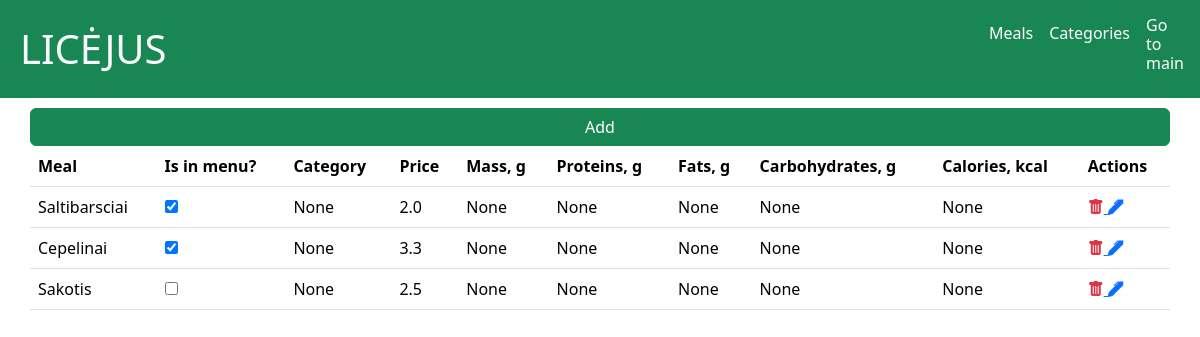
The app's page /staff (signed in), older data.
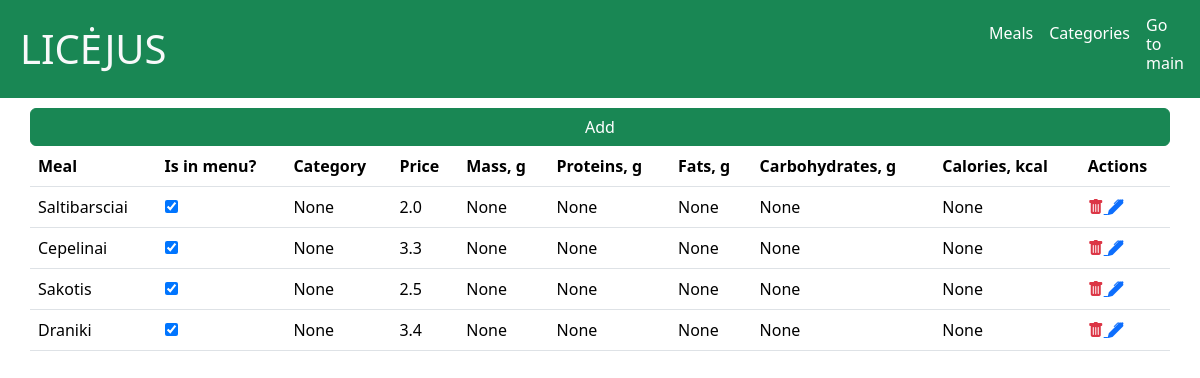
The same page, newer data.
### menu/models.py (models this page shows, shortened)
class Meal(models.Model):
    name = models.CharField(max_length=255)
    description = models.TextField(null=True, blank=True)
    price = models.FloatField()
    in_menu = models.BooleanField()
    is_vegan = models.BooleanField()
    calories = models.FloatField(null=True, blank=True)
    proteins = models.FloatField(null=True, blank=True)
    fats = models.FloatField(null=True, blank=True)
    carbohydrates = models.FloatField(null=True, blank=True)
    mass = models.FloatField(null=True, blank=True)
    category = models.ForeignKey(MealCategory, on_delete=models.CASCADE, to_field="name", null=True)

### menu/staff_views.py (the view)
# urls.py: path('staff', staff_meals, name='staff'),
def staff_meals(request):
    meals = Meal.objects.all().values()
    template = loader.get_template('staff_meals.html')
    context = {
        'meals': meals
    }
    return HttpResponse(template.render(context, request))

### menu/templates/staff_meals.html (shortened to what this page needs)
{% extends "staff_master.html" %}
{% block content %}
    {% load static %}
    {% if user.is_authenticated and user.is_staff %}
    <div class="container mt-4">
        <div class="row d-flex align-items-center justify-content-center">
            <table class="table">
                <a type="button" class="btn btn-success" href="staff/meal/add/">Add</a>
                <thead>
                <tr>
                    <th>Meal</th>
                    <th>Is in menu?</th>
                    <th>Category</th>
                    <th>Price</th>
                    <th>Mass, g</th>
                    <th>Proteins, g</th>
                    <th>Fats, g</th>
                    <th>Carbohydrates, g</th>
                    <th>Calories, kcal</th>
                    <th>Actions</th>
                </tr>
                </thead>
                <tbody>
                {% for x in meals %}
                <tr>
                    <td>{{ x.name }}</td>
                    <td><input type="checkbox" class="task-checkbox me-2" data-task-id="{{ x.id }}" {% if x.in_menu %}checked{% endif %}></td>
                    <td>{{ x.category_id }}</td>
                    <td>{{ x.price }}</td>
                    <td>{{ x.mass }}</td>
                    <td>{{ x.proteins }}</td>
                    <td>{{ x.fats }}</td>
                    <td>{{ x.carbohydrates }}</td>
                    <td>{{ x.calories }}</td>
                    <td>
                        <a href="#" class="delete-meal" data-id="{{ x.id }}">
                            <i class="bi bi-trash-fill text-danger fw-bold"></i>
                        </a>
                        <a href="staff/meal/update/{{ x.id }}">
                            <i class="bi bi-pen-fill text-primary fw-bold"></i>
                        </a>
                    </td>
                </tr>
                {% endfor %}
                </tbody>
            </table>
        </div>
    </div>
    {% else %}
    <p>Page is blocked: you are not a staff</p>
    {% endif %}
{% endblock %}

### menu/templates/staff_master.html (shortened to what this page needs)
<!DOCTYPE html>
<html lang="en">
<head>
  <link href="https://cdn.jsdelivr.net/npm/bootstrap@5.3.2/dist/css/bootstrap.min.css" rel="stylesheet">
  <link rel="stylesheet" href="https://cdn.jsdelivr.net/npm/bootstrap-icons@1.11.2/font/bootstrap-icons.min.css">
</head>
<body>
  <nav class="navbar navbar-expand-sm bg-success navbar-dark">
      <div class="container-fluid text-light">
        <ul class="navbar-nav">
          <li class="nav-item">
            <a class="nav-brand h1" style="text-decoration: none" href="/">LICĖJUS</a>
          </li>
        </ul>
      </div>
  </nav>
  <nav class="navbar navbar-expand bg-success fixed-top navbar-dark px-2">
      <div class="container-fluid text-light">
        <ul class="navbar-nav">
          <li class="nav-item me-5">
              <a class="nav-brand font-weight-bold h1" style="text-decoration: none" href="/">LICĖJUS</a>
          </li>
        </ul>
      </div>
      <div class="collapse navbar-collapse justify-content-end" id="navbarSupportedContent">
        <ul class="navbar-nav ml-auto">
          <li class="nav-item mt-2">
              <a class="nav-link active h1" style="text-decoration: none" href="/staff">Meals</a>
          </li>
          <li class="nav-item mt-2">
              <a class="nav-link active h1" style="text-decoration: none" href="/staff/categories">Categories</a>
          </li>
          <li>
              <a class="nav-link active h1" href="/">Go to main</a>
          </li>
        </ul>
      </div>
  </nav>
  <div class="content">
  {% block content %}{% endblock %}
  </div>
</body>
</html>

### menu/templates/staff_master.html (style rules this page uses)
body { margin: 0; }
.content { padding: 20px; padding-top: 20px; }
input { font-size: 48px; }
.font-weight-bold { font-weight: bold; }
a { text-decoration: none; }

Row changes from the older to the newer data that the page shows:
changed Meal "Sakotis": in_menu "☐" → "☑"
added Meal: name "Draniki", in_menu "☑", category_id "None", price "3.4", mass "None", proteins "None", fats "None", carbohydrates "None", calories "None"
